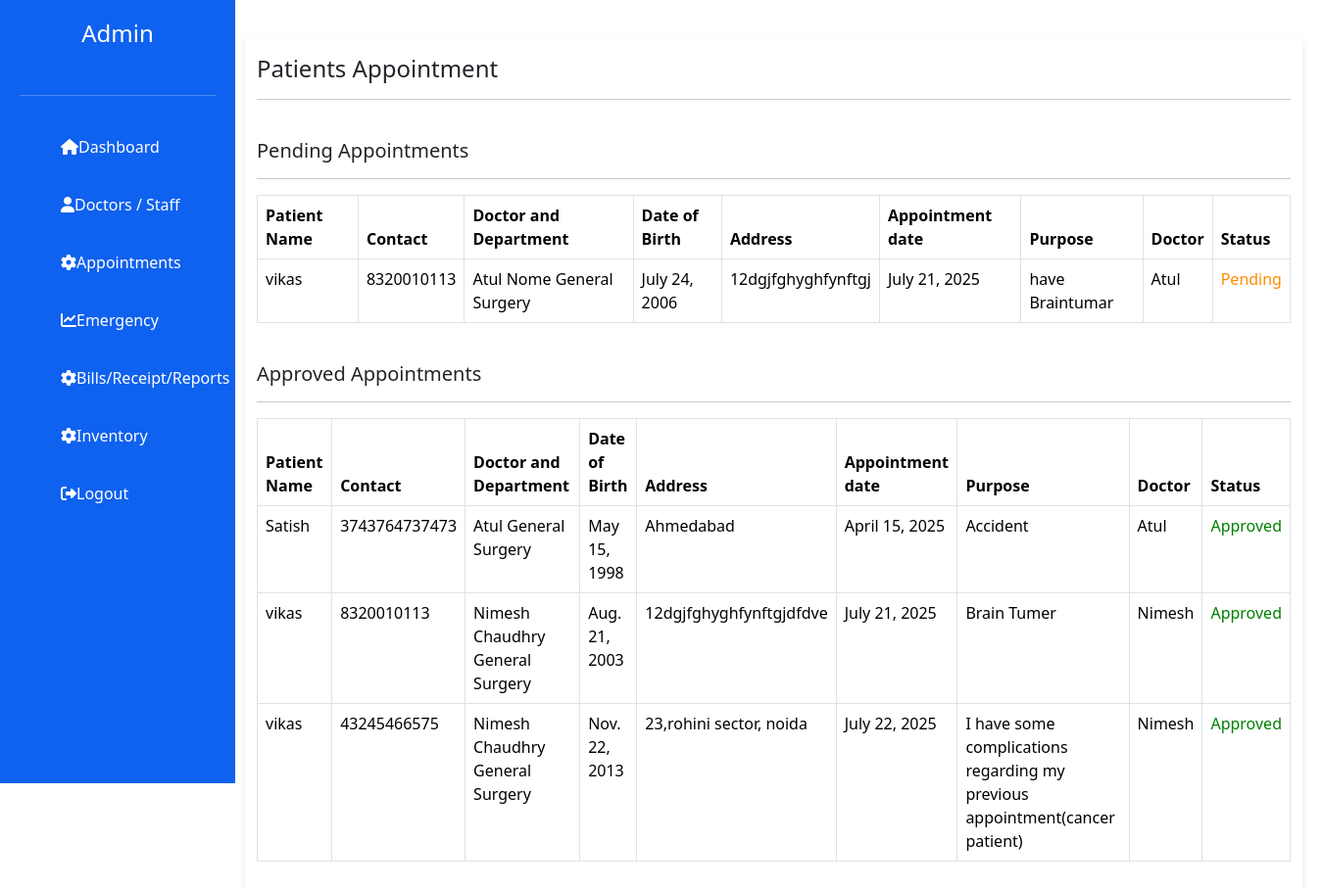
/appointment/, run on the app's committed database.
### patient/models.py (models this page shows)
class Appoint(models.Model):
        patient_name = models.CharField(max_length=50)
        contact = models.IntegerField(validators=[MinValueValidator(10), MaxValueValidator(10)])
        address = models.CharField(max_length=100)
        appoint_date = models.DateField()
        dob = models.DateField()
        doctor_department = models.CharField(max_length=200)
        doctor = models.CharField(max_length=200)
        purpose = models.CharField(max_length=200)
        is_approved = models.BooleanField(default=False)
        note = models.CharField(max_length=100)

### admin1/views.py (the view)
# urls.py: path('appointment/',views.appointments,name='appointments'),
def appointments(request):
    appoint = Appoint.objects.all()
    context = {
        'appoint':appoint,
    }
    return render(request, 'appointments.html', context)

### admin1/template/appointments.html
{% extends 'adm_base.html' %}
{% load static %}
{% block content %}
<div class="main-content">
    <div class="container mt-3">
      <h4>Patients Appointment</h4><hr>
    <br>
      <h5>Pending Appointments</h5>
      <hr>
      <table class="table table-bordered">
        <thead>
          <tr>
            <th>Patient Name</th>
            <th>Contact</th>
            <th>Doctor and Department</th>
            <th>Date of Birth</th>
            <th>Address</th>
            <th>Appointment date</th>
            <th>Purpose</th>
            <th>Doctor</th>
            <th>Status</th>
          </tr>
        </thead>
        <tbody>
              {% for i in appoint %}
                {% if not i.is_approved %}
                    <tr>
                      <td>{{i.patient_name}}</td>
                      <td>{{i.contact}}</td>
                      <td>{{i.doctor_department}}</td>
                      <td>{{i.dob}}</td>
                      <td>{{i.address}}</td>
                      <td>{{i.appoint_date}}</td>
                      <td>{{i.purpose}}</td>
                      <td>{{i.doctor}}</td>
                      <td style="color:#ff8c00;">
                        Pending
                      </td>
                    </tr>
                {% endif %}
              {% endfor %}
     </tbody>
      </table>
    <br>
            <h5>Approved Appointments</h5>
              <hr>
              <table class="table table-bordered">
                <thead>
                  <tr>
                    <th>Patient Name</th>
                    <th>Contact</th>
                    <th>Doctor and Department</th>
                    <th>Date of Birth</th>
                    <th>Address</th>
                    <th>Appointment date</th>
                    <th>Purpose</th>
                    <th>Doctor</th>
                    <th>Status</th>
                  </tr>
                </thead>
                <tbody>
                      {% for i in appoint %}
                        {% if i.is_approved %}
                            <tr>
                              <td>{{i.patient_name}}</td>
                              <td>{{i.contact}}</td>
                              <td>{{i.doctor_department}}</td>
                              <td>{{i.dob}}</td>
                              <td>{{i.address}}</td>
                              <td>{{i.appoint_date}}</td>
                              <td>{{i.purpose}}</td>
                              <td>{{i.doctor}}</td>
                              <td style="color:green;">
                                Approved
                              </td>
                            </tr>
                        {% endif %}
                      {% endfor %}
    </tbody>
      </table>
    </div>
</div>
{% endblock %}

### admin1/static/admin_css/css/admin.css (style rules this page uses)
* { margin: 0; padding: 0; box-sizing: border-box; }
body { font-family: Arial, sans-serif; background-color: #e0f7fa;; }
.main-content { flex: 1; padding: 20px; margin-left:230px; }
.container { max-width: 900px; margin-left: 250px; padding: 20px; background-color: #ffffff; box-shadow: 0 4px 8px rgba(0, 0, 0, 0.1); border-radius: 8px; margin-left: 30px; overflow-y: auto; }
h5 { color:#007bff; }

### data on the page
Appoint: patient_name "vikas", contact "8320010113", doctor_department "Atul Nome General Surgery", dob "July 24, 2006", address "12dgjfghyghfynftgj", appoint_date "July 21, 2025", purpose "have Braintumar", doctor "Atul"
Appoint: patient_name "Satish", contact "3743764737473", doctor_department "Atul General Surgery", dob "May 15, 1998", address "Ahmedabad", appoint_date "April 15, 2025", purpose "Accident", doctor "Atul"
Appoint: patient_name "vikas", contact "8320010113", doctor_department "Nimesh Chaudhry General Surgery", dob "Aug. 21, 2003", address "12dgjfghyghfynftgjdfdve", appoint_date "July 21, 2025", purpose "Brain Tumer", doctor "Nimesh"
Appoint: patient_name "vikas", contact "43245466575", doctor_department "Nimesh Chaudhry General Surgery", dob "Nov. 22, 2013", address "23,rohini sector, noida", appoint_date "July 22, 2025", purpose "I have some complications regarding my previous appointment(cancer patient)", doctor "Nimesh"
